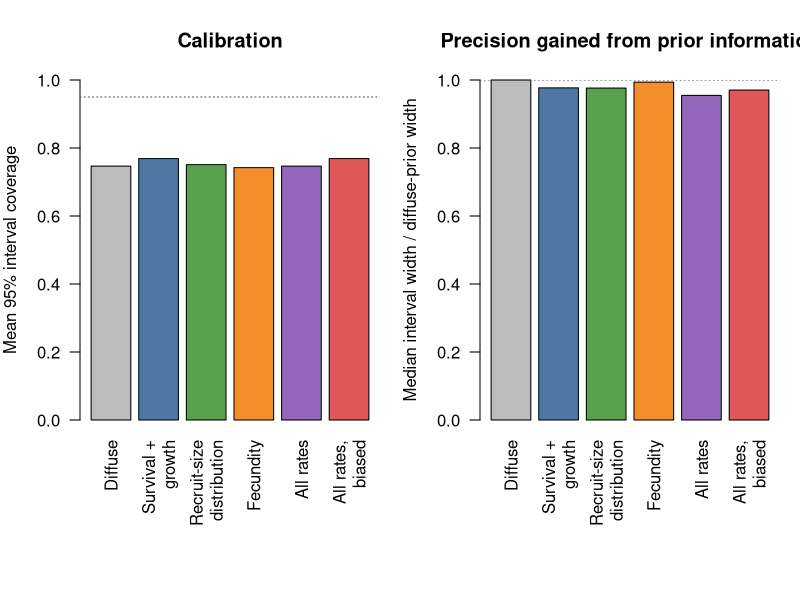
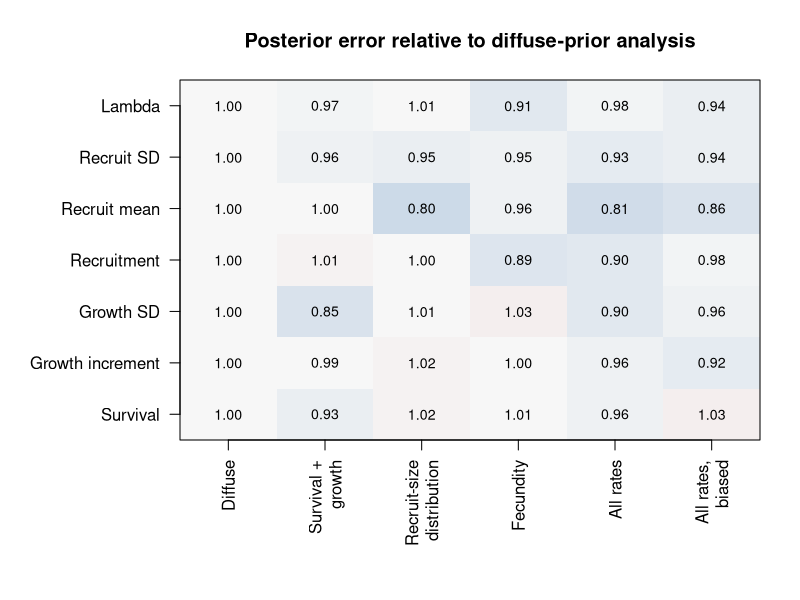

These figures' R source, in order:
derived <- read.csv("results/prior_information/derived_summary.csv")
derived <- derived[derived$positive_definite, ]

regimes <- c(
  "weak",
  "survival_growth",
  "recruit_size",
  "fecundity",
  "all_vital_rates",
  "all_vital_rates_biased"
)
regime_labels <- c(
  "Diffuse",
  "Survival +\ngrowth",
  "Recruit-size\ndistribution",
  "Fecundity",
  "All rates",
  "All rates,\nbiased"
)
colors <- c(
  "#BDBDBD",
  "#4E79A7",
  "#59A14F",
  "#F28E2B",
  "#9467BD",
  "#E15759"
)

dir.create("artifacts/prior_information", recursive = TRUE, showWarnings = FALSE)

coverage <- sapply(regimes, function(regime) {
  mean(derived$covers_truth[derived$prior_regime == regime])
})
width <- sapply(regimes, function(regime) {
  median(derived$width_ratio_to_weak[derived$prior_regime == regime])
})

png(
  "artifacts/prior_information/overall_prior_value.png",
  width = 1900,
  height = 950,
  res = 180
)
par(mfrow = c(1, 2), mar = c(9, 4, 4, 1))
barplot(
  coverage,
  names.arg = regime_labels,
  col = colors,
  las = 2,
  ylim = c(0, 1),
  ylab = "Mean 95% interval coverage",
  main = "Calibration"
)
abline(h = 0.95, lty = 3, col = "gray30")
barplot(
  width,
  names.arg = regime_labels,
  col = colors,
  las = 2,
  ylim = c(0, max(1, width)),
  ylab = "Median interval width / diffuse-prior width",
  main = "Precision gained from prior information"
)
abline(h = 1, lty = 3, col = "gray30")
dev.off()

quantities <- c(
  "survival_80",
  "growth_increment_80",
  "growth_sd.log_growth_sd",
  "recruitment_80",
  "recruit_mean_80",
  "recruit_sd.log_recruit_sd",
  "lambda"
)
quantity_labels <- c(
  "Survival",
  "Growth increment",
  "Growth SD",
  "Recruitment",
  "Recruit mean",
  "Recruit SD",
  "Lambda"
)
matrix_value <- sapply(regimes, function(regime) {
  sapply(quantities, function(quantity) {
    subset <- derived[
      derived$prior_regime == regime & derived$quantity == quantity,
    ]
    median(subset$error_ratio_to_weak)
  })
})
matrix_value <- pmin(matrix_value, 2)

png(
  "artifacts/prior_information/error_ratio_heatmap.png",
  width = 1750,
  height = 1200,
  res = 180
)
par(mar = c(8, 9, 4, 2))
image(
  x = seq_along(regimes),
  y = seq_along(quantities),
  z = t(matrix_value),
  col = colorRampPalette(c("#2166AC", "#F7F7F7", "#B2182B"))(101),
  zlim = c(0, 2),
  axes = FALSE,
  xlab = "",
  ylab = "",
  main = "Posterior error relative to diffuse-prior analysis"
)
axis(1, at = seq_along(regimes), labels = regime_labels, las = 2)
axis(2, at = seq_along(quantities), labels = quantity_labels, las = 2)
for (i in seq_along(regimes)) {
  for (j in seq_along(quantities)) {
    text(i, j, sprintf("%.2f", matrix_value[j, i]), cex = 0.85)
  }
}
box()
dev.off()

cat("Created prior-information plots in artifacts/prior_information/.\n")
